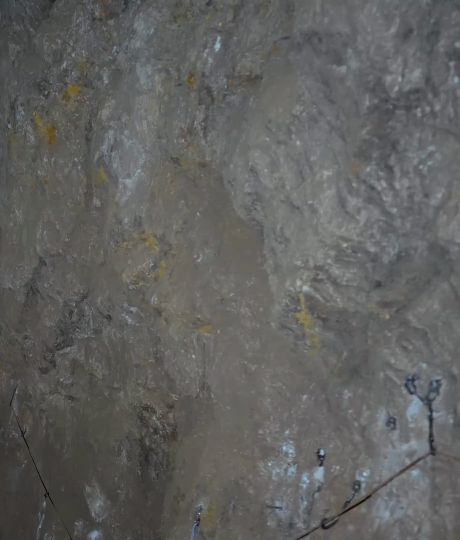
#> input picture assets-src/cerro/shaft/rock_wall_a.jpg, 920 x 1080 px (shown at 1/2 size)
$ python bake-alphabet-23.py ../../../assets-src/cerro/shaft/rock_wall_a.jpg ../../../assets-src/cerro/shaft/rock_wall_b.jpg
#> lines starting #> are read from the running program, lines starting #| are printed output that depends on the picture; after the words box and inside, x2 and y2 are one past the last pixel; in counts of white or black regions, pixels touching at a corner belong together
"""Cut 23 (AlphabetBreaksTheCircle): the Phoenician cippus from Kition as a cut-out print, and the Phoenician letters as
SVG outlines.

  1. the stone: the Met's photograph (74.51.2294, CC0) at 1600 px, the museum's painted inventory number "I." cloned
     off with the stone's own texture beside it, the Apple Vision matte (neal-matte.swift fg) as alpha, then the one
     grade (bake-photo.py), written to public/wip-biblical/ab_cippus.png.
  2. the letters: aleph..waw (U+10900-10905) from Noto Sans Phoenician (OFL, macOS Supplemental fonts), as SVG path
     data in font units (y up), written to generated/components/wip-biblical/alphabetGlyphs.ts.

  uv run --offline --with numpy --with pillow --with scipy --with fonttools python \
      scripts/clips/wip-biblical/bake-alphabet-23.py <front.jpg> <scratch>
(the scratch folder gets the 1600 px copy, the matte and the retouched jpg).
"""
import subprocess
import sys
from pathlib import Path

from PIL import Image, ImageFilter

src, scratch = Path(sys.argv[1]), Path(sys.argv[2])
repo = Path(__file__).resolve().parents[3]
scratch.mkdir(parents=True, exist_ok=True)

# -- 1. the stone ------------------------------------------------------------------------------------------------------
small = scratch / "cippus_1600.jpg"
im = Image.open(src).convert("RGB")
#> im is the input picture: PIL image 920x1080 RGB; mean R, G, B 96.1, 96.2, 94.6
s = 1600 / max(im.size)
#> s = 1.48
im = im.resize((round(im.width * s), round(im.height * s)), Image.LANCZOS)
#> im: PIL image 1363x1600 RGB
# the inventory mark "I." sits at about x 636-690, y 1196-1272 here: cover it with the stone 64 px to its left, feathered
x0, y0, x1, y1 = 630, 1190, 696, 1278
dx = -64
patch = im.crop((x0 + dx, y0, x1 + dx, y1))
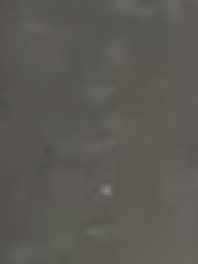
#> patch: PIL image 66x88 RGB (shown 3 times larger); mean R, G, B 92.3, 89.6, 84.8
feather = Image.new("L", patch.size, 0)
#> feather: PIL image 66x88 L; every value is 0
feather.paste(255, (8, 8, patch.width - 8, patch.height - 8))
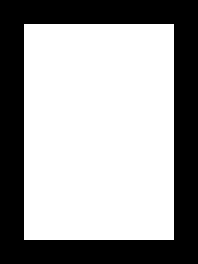
#> feather: PIL image 66x88 L (shown 3 times larger); 62% white; 1 black region, box (x1, y1, x2, y2) and area: (0, 0, 66, 88) 2208
feather = feather.filter(ImageFilter.GaussianBlur(4))
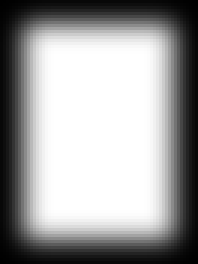
#> feather: PIL image 66x88 L (shown 3 times larger); min 0, max 255, mean 157.9
im.paste(patch, (x0, y0), feather)
im.save(small, quality=95)
mask = scratch / "cippus_mask.png"
subprocess.run(["swift", str(repo / "scripts/clips/neal-stephenson-trailer/neal-matte.swift"), str(small), str(mask), "fg"], check=True)
#> (this line was passed over: subprocess is not available in this run)
#> (the run stopped early here; a loop or call above may not have finished)
